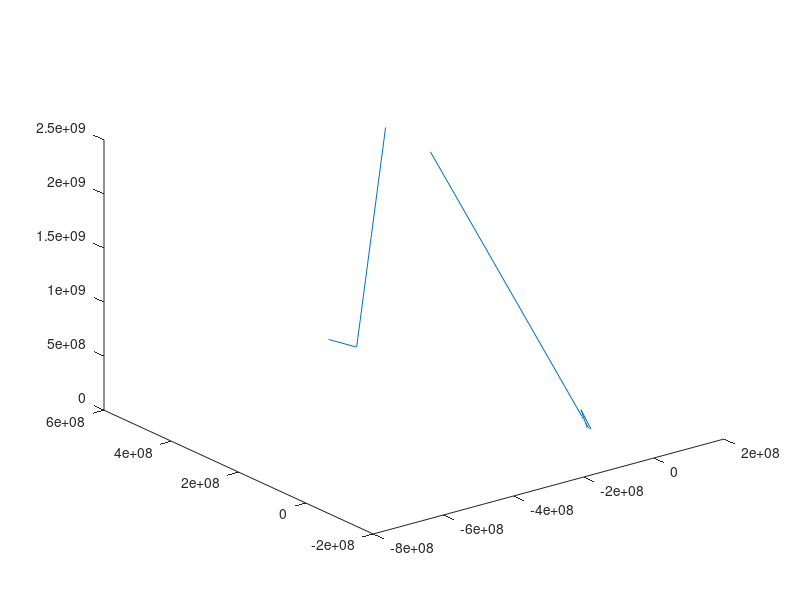

Write the MATLAB code that produced this figure.
nlen=20;
n_parameter=100;
dt=1.5;
a=[0 1 0 0 0 0;0 0 0 0 0 0;0 0 0 1 0 0;0 0 0 0 0 0;0 0 0 0 0 1;0 0 0 0 0 0];
h=[1 0 0 0 0 0;0 0 1 0 0 0;0 0 0 0 1 0];
F=[1 dt 0 0 0 0;0 1 0 0 0 0;0 0 1 dt 0 0;0 0 0 1 0 0;0 0 0 0 1 dt;0 0 0 0 0 1];
T=[n_parameter n_parameter n_parameter n_parameter n_parameter n_parameter];
Q=diag(T);
R=[1 0 0;0 1 0;0 0 1];

N=20;
xapriori = cell(1,N);
xaposteriori = cell(1,N);
residual = cell(1,N);
papriori = cell(1,N);
paposteriori = cell(1,N);
k = cell(1,N);
z={[557987.3760211447;9985674.841317466;39] [557990.291374629;9985666.845917454;39] [557992.883970632;9985656.550789112;39] [557998.6481182646;9985650.686192768;39] [558003.789113737;9985645.40498652;39] [558010.1207816512;9985639.337731386;39] [558016.7975010423;9985637.418589126;39] [558025.2657416272;9985631.824132374;39] [558038.0070575431;9985623.782472568;39] [558048.923546594;9985623.186587939;39] [558058.9831481396;9985620.806814278;39] [558065.6932202347;9985617.36781923;39] [51.5218424;2222;39] [558072.32532515;134545143;39] [558074.216969771;44444;39] [558080.548678947;5555555;39] [558084.955197257;23545465;39] [558090.118478903;2345453245;39] [558093.801718182;45234234;39] [558096.728198621;3423423;39]};

%Calculate the process and measurement noise.
% w1=randn(1,nlen);
v1=randn;
v=v1*sqrt(R);

%w1=randn([2 1]); %just random a value, need to change after this program run
%w=w1*sqrt(Q);   %How to figure out w when Q is known?
w1=randn;
w=w1*[sqrt(n_parameter);sqrt(n_parameter);sqrt(n_parameter);sqrt(n_parameter);sqrt(n_parameter);sqrt(n_parameter)];

%Initial guesses for state and a posteriori covariance.
xaposteriori_0=[558000;1.5;998569;1.5;39;0.1];
paposteriori_0=[10 0 0 0 0 0;0 10 0 0 0 0;0 0 10 0 0 0;0 0 0 10 0 0;0 0 0 0 10 0;0 0 0 0 0 10];

%Predictor equations
xapriori{1}=F*xaposteriori_0;
residual{1}=z{1}-h*xapriori{1};
papriori{1}=F*paposteriori_0*F'+Q;
%Corrector equations
k{1}=papriori{1}*h'/(h*papriori{1}*h'+R);
paposteriori{1}=(1-k{1}*h)*papriori{1};
xaposteriori{1}=xapriori{1}+k{1}*residual{1};
%Calculate the rest of the values.
for j=2:nlen,
    %Predictor equations
    xapriori{j}=F*xaposteriori{j-1};
    residual{j}=z{j}-h*xapriori{j};
    papriori{j}=F*paposteriori{j-1}*F'+Q;
    %Corrector equations
    k{j}=papriori{j}*h'/(h*papriori{j}*h'+R);
    paposteriori{j}=(1-k{j}*h)*papriori{j};
    xaposteriori{j}=xapriori{j}+k{j}*residual{j};
end


%display the state 
j=1:nlen;

z_1=cell2mat(xaposteriori);
z_x=z_1(1,:);
z_y=z_1(2,:);
z_z=z_1(3,:);
figure
plot3(z_x,z_y,z_z);

% hold on 
% M=cell2mat(xapriori);
% M1=M(1,:);
% h2=stem(j+0.5,M1,'b');
% 
% N=cell2mat(xaposteriori);
% N1=N(1,:);
% h3=stem(j+1,N1,'r');
% 
% hold off
% legend([h1(1),h2(1),h3(1)],'exact','priori','posteriori');
% 
% axis([0 50 557980 558500])
